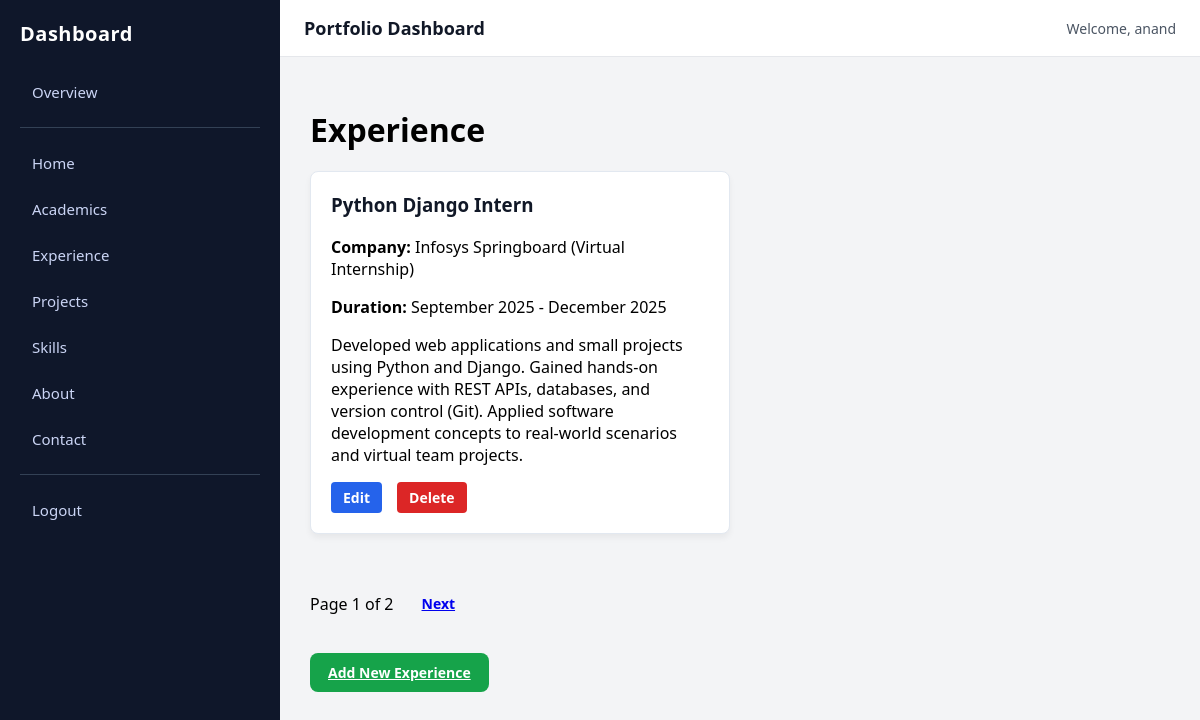
/dashboard/v1/experience/ (signed in), run on the app's committed database.
### portfolio/models.py (models this page shows, shortened)
class Experience(models.Model):
    role = models.CharField(max_length=150)
    company = models.CharField(max_length=150)
    duration = models.CharField(max_length=100)
    description = models.TextField()

### admin_panel/views.py (the view)
# urls.py: path('v1/experience/', views.experience_list, name='experience_list'),
@login_required(login_url='/login/')
def experience_list(request):
    experiences = Experience.objects.all().order_by('-id')  # newest first
    page = request.GET.get('page', 1)  # get ?page= in URL
    paginator = Paginator(experiences, 1)  # show 5 items per page
    try:
        experiences_page = paginator.page(page)
    except PageNotAnInteger:
        experiences_page = paginator.page(1)
    except EmptyPage:
        experiences_page = paginator.page(paginator.num_pages)
    return render(request, 'dashboard/experience_list.html', {
        'experiences': experiences_page
    })

### admin_panel/templates/dashboard/experience_list.html (shortened to what this page needs)
{% extends "dashboard/base.html" %}
{% block content %}
<h1 style="margin-bottom: 20px;">Experience</h1>
<div class="cards-container" style="display:grid; grid-template-columns: repeat(auto-fill, minmax(280px, 1fr)); gap:20px;">
  {% for exp in experiences %}
  <div class="card" style="background:white; padding:20px; border-radius:8px; box-shadow:0 4px 6px rgba(0,0,0,0.05); transition: transform 0.2s;">
      <h3 style="margin-top:0; color:#111827;">{{ exp.role }}</h3>
      <p><strong>Company:</strong> {{ exp.company }}</p>
      <p><strong>Duration:</strong> {{ exp.duration }}</p>
      <p>{{ exp.description }}</p>
      <div class="actions" style="margin-top:15px;">
          <a href="{% url 'dashboard:experience_edit' exp.id %}" class="btn btn-primary" style="margin-right:5px;">Edit</a>
          <a href="{% url 'dashboard:experience_delete' exp.id %}" class="btn btn-danger">Delete</a>
      </div>
  </div>
  {% empty %}
  <p>No experiences added yet.</p>
  {% endfor %}
</div>
{% if experiences.paginator.num_pages > 1 %}
<div class="pagination" style="margin-top:20px; display:flex; gap:10px; align-items:center;">
    <span>Page {{ experiences.number }} of {{ experiences.paginator.num_pages }}</span>
    {% if experiences.has_next %}
        <a href="?page={{ experiences.next_page_number }}" class="btn btn-light">Next</a>
    {% endif %}
</div>
{% endif %}
<div style="margin-top: 30px;">
  <a href="{% url 'dashboard:experience_add' %}" class="btn btn-success">Add New Experience</a>
</div>
{% endblock %}

### admin_panel/templates/dashboard/base.html (shortened to what this page needs)
{% load static %}
<!DOCTYPE html>
<html lang="en">
<head>
    <link rel="stylesheet" href="{% static 'dashboard/css/dashboard.css' %}">
</head>
<body>
    <aside>
        <h3>Dashboard</h3>
        <a href="{% url 'dashboard:dashboard_home' %}">Overview</a>
        <hr>
        <a href="{% url 'dashboard:dashboard_home_edit' %}">Home</a>
        <a href="{% url 'dashboard:academics_list' %}">Academics</a>
        <a href="{% url 'dashboard:experience_list' %}">Experience</a>
        <a href="{% url 'dashboard:project_list' %}">Projects</a>
        <a href="{% url 'dashboard:skill_list' %}">Skills</a>
        <a href="{% url 'dashboard:about_edit' %}">About</a>
        <a href="{% url 'dashboard:contact_edit' %}">Contact</a>
        <hr>
        <form id="logout-form" method="post" action="{% url 'logout' %}">
            <button type="button" onclick="confirmLogout()">Logout</button>
        </form>
    </aside>
    <div class="content">
        <header>
            <h2>Portfolio Dashboard</h2>
            <span>Welcome, {{ request.user.username }}</span>
        </header>
        <main>
            {% block content %}{% endblock %}
        </main>
    </div>
</body>
</html>

### portfolio/static/dashboard/css/dashboard.css (style rules this page uses)
body { font-family: "Segoe UI", Arial, sans-serif; background: #f3f4f6; margin: 0; display: flex; min-height: 100vh; }
aside { width: 240px; background: #0f172a; color: white; padding: 20px; }
aside h3 { margin-top: 0; margin-bottom: 25px; font-size: 20px; letter-spacing: 0.5px; }
aside a, aside button { display: block; width: 100%; color: #cbd5f5; text-decoration: none; padding: 10px 12px; margin-bottom: 6px; font-size: 15px; border-radius: 6px; text-align: left; background: none; border: none; cursor: pointer; font-family: inherit; }
aside hr { border: none; border-top: 1px solid #334155; margin: 15px 0; }
.content { flex: 1; display: flex; flex-direction: column; }
header { background: white; padding: 16px 24px; border-bottom: 1px solid #e5e7eb; display: flex; justify-content: space-between; align-items: center; }
header h2 { margin: 0; font-size: 18px; color: #111827; }
header span { color: #4b5563; font-size: 14px; }
main { padding: 30px; }
.card { background: #fff; border: 1px solid #e2e8f0; padding: 20px; border-radius: 8px; box-shadow: 0 2px 5px rgba(0,0,0,0.05); margin-bottom: 20px; }
.cards-container { display: grid; grid-template-columns: repeat(auto-fill, minmax(300px, 1fr)); gap: 20px; }
.actions a { margin-right: 10px; text-decoration: none; padding: 6px 12px; border-radius: 4px; color: white; }
.btn-primary { background: #2563eb; }
.btn-danger { background: #dc2626; }

### admin_panel/templates/dashboard/base.html (style rules this page uses)
body { margin: 0; min-height: 100vh; display: flex; font-family: "Segoe UI", Arial, sans-serif; background: #f3f4f6; }
aside { width: 240px; background: #0f172a; color: white; padding: 20px; }
aside h3 { margin-bottom: 25px; font-size: 20px; }
aside a, aside button { display: block; width: 100%; color: #cbd5f5; padding: 10px 12px; margin-bottom: 6px; text-decoration: none; font-size: 15px; border-radius: 6px; background: none; border: none; cursor: pointer; text-align: left; }
aside hr { border: none; border-top: 1px solid #334155; margin: 15px 0; }
.content { flex: 1; display: flex; flex-direction: column; }
header { background: white; padding: 16px 24px; border-bottom: 1px solid #e5e7eb; display: flex; justify-content: space-between; align-items: center; }
header h2 { margin: 0; font-size: 18px; color: #111827; }
header span { font-size: 14px; color: #4b5563; }
main { padding: 30px; }
.btn { padding: 10px 18px; border-radius: 8px; font-size: 14px; font-weight: 600; cursor: pointer; border: none; display: inline-flex; align-items: center; justify-content: center; }
.btn-primary { background-color: #2563eb; color: #ffffff; }
.btn-success { background-color: #16a34a; color: #ffffff; }
.btn-danger { background-color: #dc2626; color: #ffffff; }
.cards-container { display: grid; gap: 20px; grid-template-columns: repeat(auto-fill, minmax(300px, 1fr)); margin-bottom: 30px; }
.actions { margin-top: 20px; display: flex; gap: 10px; }

### data on the page
Experience: role "Python Django Intern", company "Infosys Springboard (Virtual Internship)", duration "September 2025 - December 2025", description "Developed web applications and small projects using Python and Django. Gained hands-on experience with REST APIs, databases, and version control (Git). Applied software development concepts to real-world scenarios and virtual team projects."

### other printed values
{{ request.user.username }} "anand"
{{ experiences.number }} "1"
{{ experiences.paginator.num_pages }} "2"
